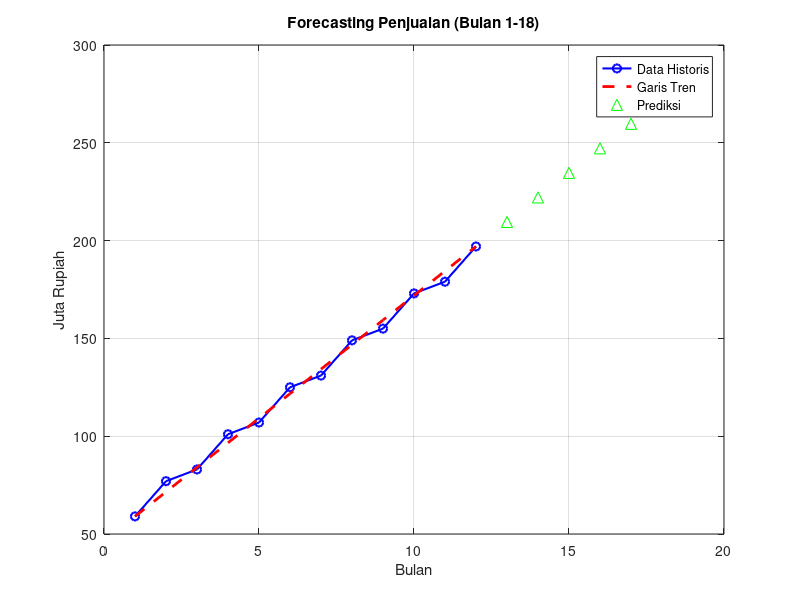

This figure's MATLAB source:
% ==========================================================
% UTS Matematika Sains Data – Semester Genap 2025/2026
% Soal 7 – Forecasting Penjualan & Analisis Tren
% ----------------------------------------------------------
% Nama      : Aulia Adzkia Rahmah
% NIM       : 2510514029
% Parameter  : N=29, a=2, b=9, K=12, alpha=0.01
% Tanggal   : 2026-04-20
% ==========================================================

clc; clear; close all;

% Parameter Personalisasi
K = 12;
a = 2;

% Data penjualan dari tabel di kertas
n = 1:12;
S = [59, 77, 83, 101, 107, 125, 131, 149, 155, 173, 179, 197];

%% --- 7.2.c VERIFIKASI SIGMA ---
T1 = sum(S);        % Total Penjualan
T2 = sum(S.^2);     % Sum of Squares

fprintf('T1 (Total Penjualan) : %.0f\n', T1);
fprintf('T2 (Sum of Squares)  : %.0f\n\n', T2);

%% --- 7.4.e FORECASTING ---
% Angka ini diambil langsung dari hitungan di kertas kamu
m = 12.545;  % slope
c = 46.455;  % intercept

% Hitung garis tren untuk data historis (bulan 1-12)
S_tren = m * n + c;

% Hitung prediksi untuk 6 bulan ke depan (bulan 13-18)
n_prediksi = 13:18;
S_prediksi = m * n_prediksi + c;

% Tampilkan hasil prediksi di Command Window
fprintf('Hasil Prediksi 6 Bulan Ke Depan:\n');
for i = 1:6
    fprintf('Bulan %d : %.2f Juta\n', n_prediksi(i), S_prediksi(i));
end

% --- PLOT GRAFIK SEDERHANA ---
figure;
plot(n, S, 'bo-', 'LineWidth', 1.5); hold on;   % Data asli (biru)
plot(n, S_tren, 'r--', 'LineWidth', 2);         % Garis tren (merah)
plot(n_prediksi, S_prediksi, 'g^', 'MarkerSize', 8); % Prediksi (hijau)

grid on;
title('Forecasting Penjualan (Bulan 1-18)');
xlabel('Bulan'); ylabel('Juta Rupiah');
legend('Data Historis', 'Garis Tren', 'Prediksi');

%% --- 7.4.f HITUNG MAE ---
% Selisih absolut antara data asli dan garis tren
selisih = abs(S - S_tren);
mae = sum(selisih) / 12;

fprintf('\nMean Absolute Error (MAE): %.2f\n', mae);
